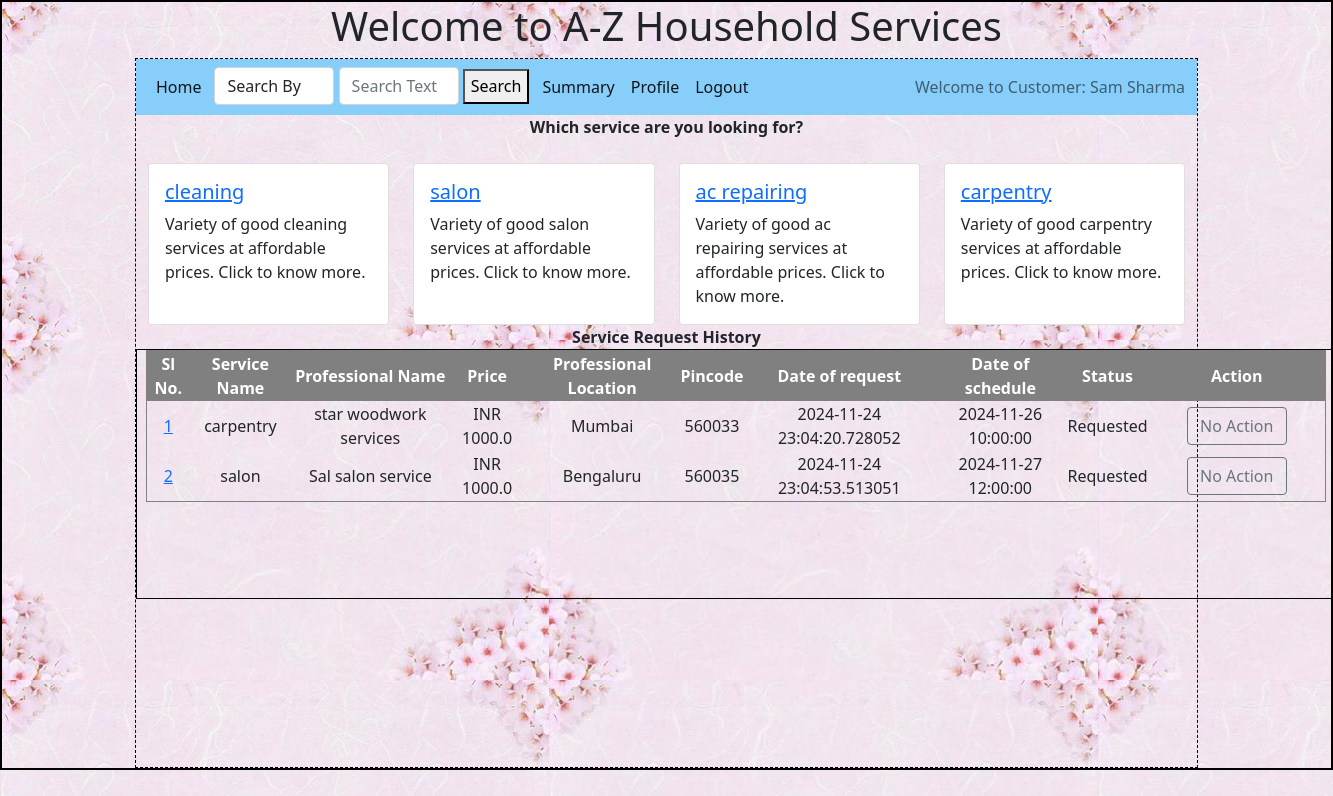
Page /customer/2/Sam Sharma on the earlier database version.
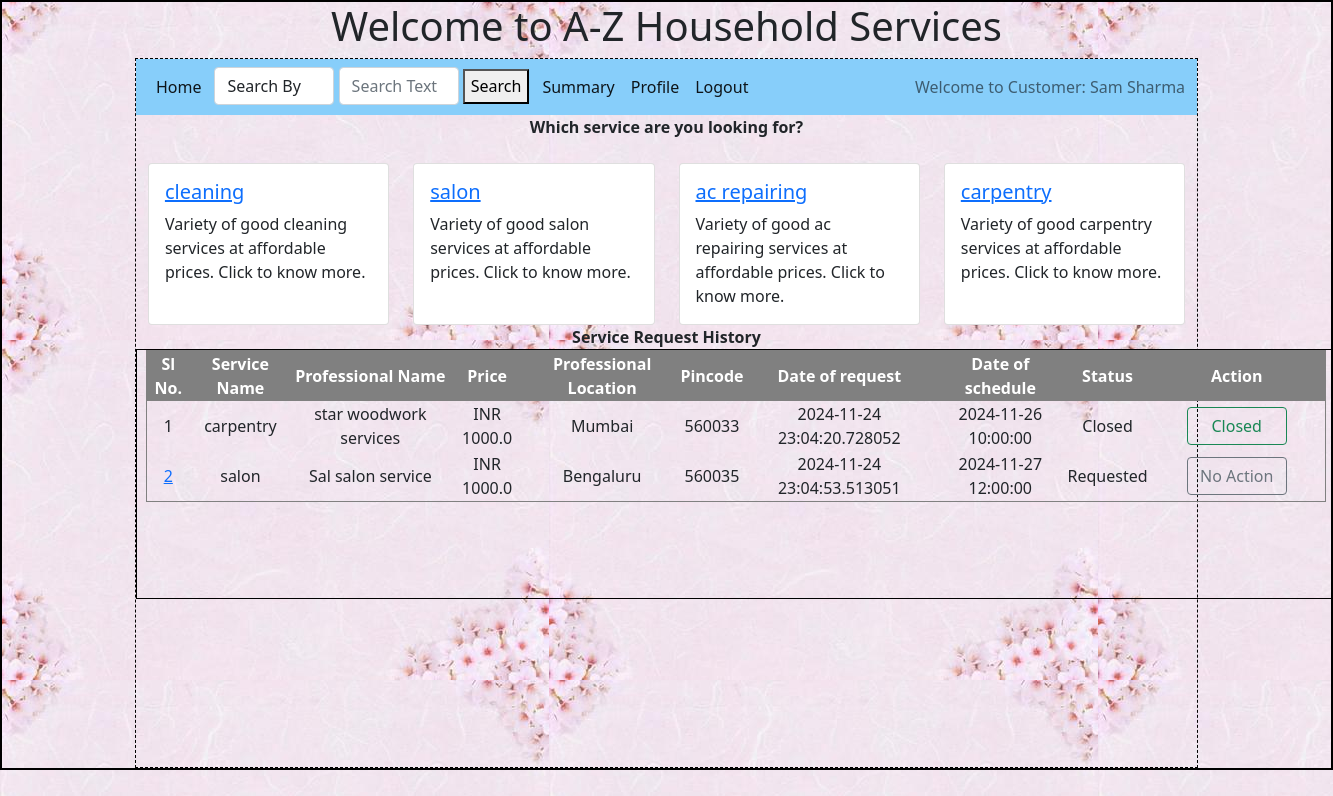
Same page on the later database version.
### backend/models.py (models this page shows)
class Customer(db.Model):
    __tablename__ = 'customer' # If we do not define this, the model auto assigns name as lower case of class name
    id=db.Column(db.Integer,primary_key=True)
    email=db.Column(db.String,unique=True, nullable = False)
    name = db.Column(db.String, nullable = False)
    password = db.Column(db.String, nullable = False)
    role = db.Column(db.Integer, default =1) # admin - 0, customer - 1
    date_of_signup = db.Column(db.DateTime, default = datetime.now) # NEED TO CONFIRM on type
    contact_number = db.Column(db.String, nullable = False)
    location = db.Column(db.String, nullable = False)
    pin_code = db.Column(db.String, nullable = False)
    avg_ratings = db.Column(db.Float)
    status = db.Column(db.String, default = 'Active') # Active , Flagged ,  Blocked
    sr = db.relationship('Service_request', cascade = 'all, delete', backref = 'customer', lazy = True)
    ratings = db.relationship('Rating', cascade = 'all, delete', backref = 'customer', lazy = True)

class Service(db.Model):
    __tablename__ = 'service'
    id=db.Column(db.Integer,primary_key=True)
    name = db.Column(db.String, nullable = False)
    base_price = db.Column(db.Float, nullable = False)
    avg_time_req = db.Column(db.Float, nullable = False) # Time in hours
    description = db.Column(db.String, nullable = False)
    sp = db.relationship('Service_professional', cascade = "all, delete", backref = 'service', lazy = True)
    sr = db.relationship('Service_request', cascade = "all, delete", backref = 'service', lazy = True)

class Service_request(db.Model):
    __tablename__ = 'service_request'
    id=db.Column(db.Integer,primary_key=True)
    customer_id=db.Column(db.Integer,db.ForeignKey('customer.id'), nullable = False)
    sp_id=db.Column(db.Integer,db.ForeignKey('service_professional.id'), nullable = False)
    date_of_request = db.Column(db.DateTime, default = datetime.now) # NEED TO CONFIRM on type
    service_id=db.Column(db.Integer,db.ForeignKey('service.id'), nullable = False)
    remarks = db.Column(db.String, nullable = False)
    date_of_schedule = db.Column(db.DateTime, nullable = False) # NEED TO CONFIRM on type
    date_of_completion = db.Column(db.DateTime)
    status = db.Column(db.String, default = 'Requested') # Requested , Assigned, Closed, Rejected
    sp_exit = db.Column(db.Integer, default = 0) # Not-exited - 0, Exited - 1
    ratings = db.relationship('Rating',  cascade = "all, delete", backref = 'service_request', lazy = True)

class Service_professional(db.Model):
    __tablename__ = 'service_professional' # If we do not define this, the model auto assigns name as lower case of class name
    id=db.Column(db.Integer,primary_key=True)
    email=db.Column(db.String,unique=True, nullable = False)
    name = db.Column(db.String, nullable = False)
    password = db.Column(db.String, nullable = False)
    role = db.Column(db.Integer, default =2)
    date_of_regn = db.Column(db.DateTime, default = datetime.now)
    doc_name = db.Column(db.String, nullable = False) ## TO BE UPDATED
    doc_data = db.Column(db.LargeBinary, nullable = False)
    service_name = db.Column(db.String, nullable = False)
    service_id = db.Column(db.Integer, db.ForeignKey('service.id'), nullable = False)
    description = db.Column(db.String, nullable = False)
    price = db.Column(db.Float, nullable = False)
    avg_time = db.Column(db.Float, nullable = False)
    exp_since = db.Column(db.Integer, nullable = False) # NEED TO CONFIRM on type
    location = db.Column(db.String, nullable = False)
    pin_code = db.Column(db.Integer, nullable = False)
    contact_number = db.Column(db.String, nullable = False)
    status = db.Column(db.String, default = 'Registered') # Registered - 0, Active - 1, Flagged - 2, Blocked - 3, Rejected - 4
    avg_ratings = db.Column(db.Float)
    sr = db.relationship('Service_request', cascade = 'all, delete', backref = 'service_professional', lazy = True)
    ratings = db.relationship('Rating', cascade = 'all, delete', backref = 'service_professional', lazy = True)

### backend/controllers.py (the view)
@app.route("/customer/<uid>/<uname>")
def customer_dashboard(uname, uid):
    services = Service.query.all()
    customer = Customer.query.filter_by(id = uid).first()
    service_requests = Service_request.query.filter_by(customer_id = uid).all()
    return render_template('customer_dashboard.html', services=services, service_requests = service_requests, uname = uname, uid = uid, customer = customer, action  = 'no_show')

### templates/customer_dashboard.html (shortened to what this page needs)
{%extends "customer_layout.html"%}
{%block content%}
{%if action == 'no_show'%}
  {%if customer.status != 'Blocked'%}
  <div>
<div style="text-align: center;">
  <p style="margin: auto ;"><b>Which service are you looking for?</b> </p>
  </div>
        <div class="row row-cols-1 row-cols-md-4 g-4" style="margin: auto;">
          {%for service in services%}
          <div class="col">
              <div class="card h-100" style="height: 200px;">
                <a href="/customer/show/{{service.id}}/service_professionals/{{uid}}/{{uname}}">
                <div class="card-body">
                  <h5 class="card-title">{{service.name}}</h5></a>
                  <p class="card-text">Variety of good {{service.name}} services at affordable prices. Click to know more.</p>
                </div>
              </div>
        </div>
          {%endfor%}
    {%else%}
    <div style="text-align: center;">
      <h2 style="margin: auto ;">Sorry, you are blocked! Please contact admin.  </h2>
      </div>
      {%endif%}
        {%endif%}
        <div style="text-align: center;">
          <p style="margin: auto ;"><b>Service Request History</b> </p>
          </div>
          {% if service_requests %}
                      <div style="width:1200px; height:250px; overflow-y:auto;margin: auto;margin-bottom: 10px; text-align: center; border: 1px solid black;">
                        <table cellspacing="0" cellpadding="1" border="1" width="1180px" style="margin: auto;">
                          <tr style="color:white;background-color:grey;text-align: center;position: sticky;">
                            <th>Sl No.</th>
                            <th>Service Name</th>
                            <th>Professional Name</th>
                            <th>Price</th>
                            <th>Professional Location</th>
                            <th>Pincode</th>
                            <th>Date of request</th>
                            <th>Date of schedule</th>
                            <th>Status</th>
                            <th style="width: 15%;">Action</th>
                        </tr>
                          {% for sr in service_requests %}
                        <tr>
                          {%if sr.status == 'Requested'%}
                            <td><a href="/customer/update_sr/{{sr.id}}/{{uid}}/{{uname}}">{{loop.index}}</a></td>
                          {%else%}
                            <td>{{loop.index}}</td>
                          {%endif%}
                            <td>{{sr.service.name}}</td>
                            <td>{{sr.service_professional.name}}</td>
                            <td>INR {{sr.service_professional.price}}</td>
                            <td>{{sr.service_professional.location}}</td>
                            <td>{{sr.service_professional.pin_code}}</td>
                            <td>{{sr.date_of_request}}</td>
                            <td>{{sr.date_of_schedule}}</td>
                            <td>{{sr.status}}</td>
                            <td>
                              {%if sr.status == 'Requested'%}
                              <a href="#" type="button" class="btn btn-outline-secondary" style="width: 100px;">No Action</a>
                              {%elif sr.status == 'Assigned'%}
                              <a href="#" type="button" class="btn btn-outline-primary">Assigned</a>
                              <a href="/customer/close_sr/{{sr.id}}/{{uid}}/{{uname}}" type="button" class="btn btn-success">Close?</a>
                              {%elif sr.status == 'Closed'%}
                              <a href="#" type="button" class="btn btn-outline-success" style="width: 100px;">Closed</a>
                              {%elif sr.status == 'Rejected'%}
                              <a href="#" type="button" class="btn btn-outline-danger" style="width: 100px;">Rejected</a>
                              {%endif%}
                            </td>
                        </tr>
                        {% endfor %}
                        </table>
                        {% else %}
                      <div style="margin: auto;text-align: center;border: 1px;"><h2>No service requests!</h2></div>
                    {% endif %}
                      </div>
{%endblock%}

### templates/customer_layout.html (shortened to what this page needs)
<!DOCTYPE html>
<html>
    <head>
        <link rel="stylesheet" href="/static/styles/main.css">
        <link href="https://cdn.jsdelivr.net/npm/bootstrap@5.0.2/dist/css/bootstrap.min.css" rel="stylesheet">
    </head>
    <body>
        <div class="my_container">
            <div class="center"><h1 style="text-align: center;">Welcome to A-Z Household Services</h1></div>
            <div class="my_panel">
                <nav class="navbar navbar-expand-lg navbar-light" style="background-color:lightskyblue">
                    <div class="container-fluid">
                      <div class="collapse navbar-collapse" id="navbarText">
                        <ul class="navbar-nav me-auto mb-2 mb-lg-0">
                            <li class="nav-item">
                                <a class="nav-link active" aria-current="page" href="/customer/{{uid}}/{{uname}}">Home</a>
                            </li>
                            <li class="nav-item" style="border: 1px;margin-left: 5px; margin-right: 5px;">
                               <div style="border: 1px; align-items: center;display: inline;">
                                <form action="/customer/search/{{uid}}/{{uname}}" method="POST" style="display: inline-block;">
                                    <div class="mb-3" style="display: inline;">
                                        <select name="search_by" class="form-control" style="display: inline-block; width: 120px;">
                                            <option value="">Search By</option>
                                        </select>
                                    </div>
                                    <input type="text" class="form-control" name="search_txt" id="search_txt" placeholder="Search Text" style="display: inline-block; width: 120px;">
                                    <button type="submit" style="height: 35px;">Search</button>
                                </form>
                            </div>
                            </li>
                            <li class="nav-item">
                                <a class="nav-link active" aria-current="page" href="/customer/summary/{{uid}}/{{uname}}">Summary</a>
                            </li>
                            <li class="nav-item">
                                <a class="nav-link active" aria-current="page" href="/customer/profile/update/{{uid}}/{{uname}}">Profile</a>
                            </li>
                            <li class="nav-item">
                                <a class="nav-link active" href="/login">Logout</a>
                            </li>
                        </ul>
                        <span class="navbar-text">
                          Welcome to Customer: {{uname}}
                        </span>
                      </div>
                    </div>
                  </nav>
                  {%block content%}{%endblock%}
    </body>
</html>

### static/styles/main.css (style rules this page uses)
* { margin: 0px; }
body { background-image: url("../images/background.jpeg"); }
.center { display: block; margin-left: auto; margin-right: auto; }
.my_container { border: 2px solid black; margin: auto; }
.my_panel { width: 80%; margin: auto; height: 710px; border: 1px dashed black; }

Differences in the rows shown:
changed Service_request "carpentry": status "Requested" → "Closed"; status "No Action" → "Closed"
